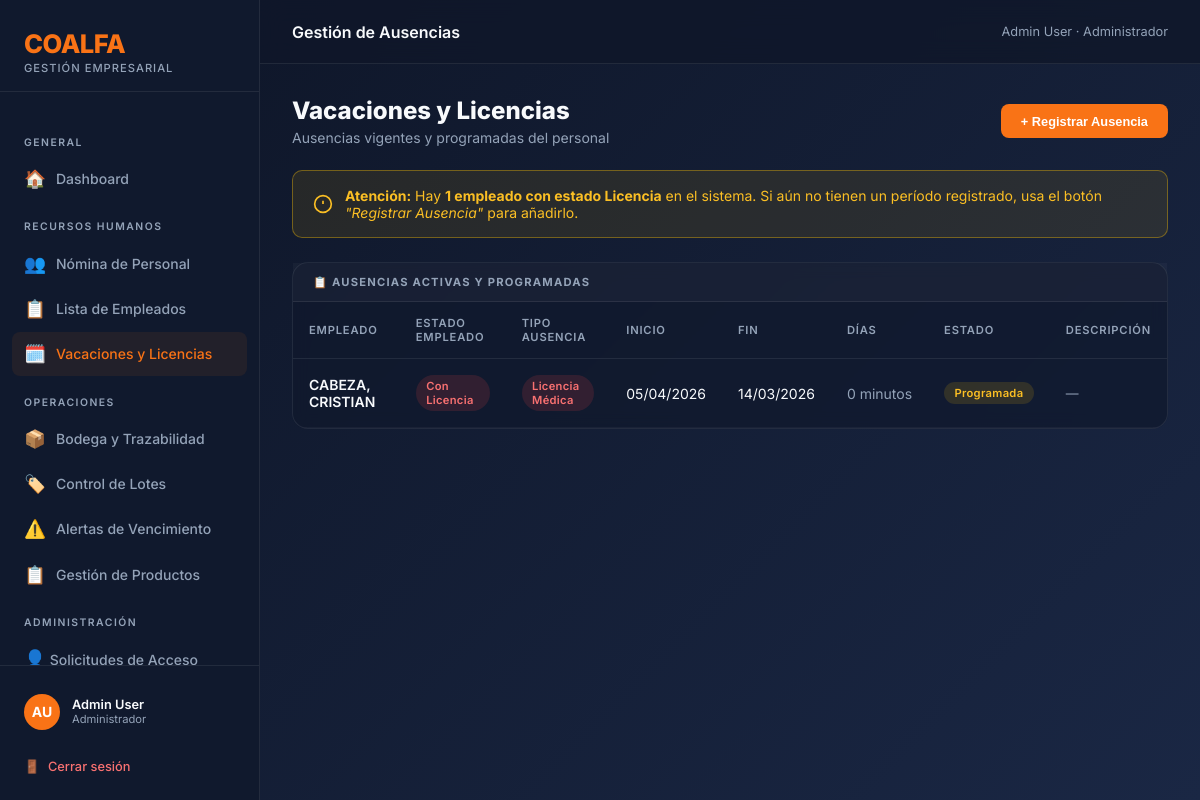
The page /rrhh/ausencias/ (signed in) on the database its author committed.
### coalfa/models.py (models this page shows, shortened)
class Usuario(AbstractBaseUser, PermissionsMixin):
    ROL_CHOICES = [
        ("ADMIN", "Administrador"),
        ("RRHH", "Recursos Humanos"),
        ("OPERACIONAL", "Operacional"),
    ]
    rut = models.CharField(max_length=12, unique=True, verbose_name="RUT")
    nombre = models.CharField(max_length=60, verbose_name="Nombre")
    apellido = models.CharField(max_length=60, verbose_name="Apellido")
    rol = models.CharField(max_length=15, choices=ROL_CHOICES, default="RRHH", verbose_name="Rol")
    is_active = models.BooleanField(default=True, verbose_name="Activo")
    is_staff = models.BooleanField(default=False, verbose_name="Es staff")
    solicitud_pendiente = models.BooleanField(default=False, verbose_name="Solicitud pendiente de aprobación")
    date_joined = models.DateTimeField(default=timezone.now, verbose_name="Fecha de registro")
    USERNAME_FIELD = "rut"
    REQUIRED_FIELDS = ["nombre", "apellido"]
    objects = UsuarioManager()
    def get_full_name(self):
        return f"{self.nombre} {self.apellido}"
    class Meta:
        verbose_name = "Usuario"
        verbose_name_plural = "Usuarios"

### rrhh/models.py (models this page shows, shortened)
class PeriodoAusencia(models.Model):
    TIPO_CHOICES = [
        ("VACACIONES", "Vacaciones"),
        ("LICENCIA_MEDICA", "Licencia Médica"),
        ("LICENCIA_MATERNIDAD", "Licencia Maternal"),
    ]
    empleado = models.ForeignKey(Empleado, on_delete=models.CASCADE, related_name="ausencias")
    tipo = models.CharField(max_length=25, choices=TIPO_CHOICES)
    fecha_inicio = models.DateField()
    fecha_fin = models.DateField()
    descripcion = models.TextField(blank=True)
    class Meta:
        verbose_name = "Período de Ausencia"
        verbose_name_plural = "Períodos de Ausencia"
        ordering = ["-fecha_inicio"]

class Empleado(models.Model):
    ESTADO_CHOICES = [
        ("ACTIVO", "Activo"),
        ("VACACIONES", "En Vacaciones"),
        ("LICENCIA", "Con Licencia"),
        ("FINIQUITADO", "Finiquitado"),
    ]
    AREA_CHOICES = [
        ("BODEGA", "Bodega"),
        ("COCINA", "Cocina"),
        ("REPOSTERIA", "Repostería"),
        ("LINEA", "Línea"),
        ("ADMINISTRACION", "Administración"),
        ("RRHH", "Recursos Humanos"),
        ("OTRO", "Otro"),
    ]
    nombre = models.CharField(max_length=100)
    apellido = models.CharField(max_length=100)
    rut = models.CharField(max_length=12, unique=True)
    cargo = models.CharField(max_length=100)
    area = models.CharField(max_length=20, choices=AREA_CHOICES, default="OTRO")
    email = models.EmailField(blank=True, null=True)
    telefono = models.CharField(max_length=20, blank=True, null=True)
    estado = models.CharField(max_length=15, choices=ESTADO_CHOICES, default="ACTIVO")
    fecha_ingreso = models.DateField(null=True, blank=True)
    fecha_nacimiento = models.DateField(null=True, blank=True)
    nacionalidad = models.CharField(max_length=50, blank=True)
    direccion = models.CharField(max_length=255, blank=True)
    estado_civil = models.CharField(max_length=20, blank=True)
    fecha_contrato = models.DateField(null=True, blank=True)
    anexo_1 = models.DateField(null=True, blank=True)
    anexo_2 = models.DateField(null=True, blank=True)
    turno = models.CharField(max_length=50, blank=True)
    horario = models.CharField(max_length=100, blank=True)
    emergencia_nombre = models.CharField(max_length=100, blank=True)
    emergencia_telefono = models.CharField(max_length=20, blank=True)
    observaciones = models.TextField(blank=True)
    foto = models.ImageField(upload_to="empleados/fotos/", blank=True, null=True)
    def __str__(self):
        return f"{self.apellido}, {self.nombre} ({self.rut})"
    class Meta:
        verbose_name = "Empleado"
        verbose_name_plural = "Empleados"
        ordering = ["apellido", "nombre"]

### rrhh/views.py (the view)
# urls.py: path("ausencias/", views.lista_ausencias, name="rrhh_ausencias"),
@rrhh_required
def lista_ausencias(request):
    hoy = datetime.date.today()
    ausencias = PeriodoAusencia.objects.filter(fecha_fin__gte=hoy).order_by("fecha_fin")
    ausencias_historial = PeriodoAusencia.objects.filter(
        fecha_fin__lt=hoy,
        fecha_inicio__year=hoy.year,
        fecha_inicio__month=hoy.month
    ).order_by("-fecha_inicio")[:20]
    from .forms import AusenciaForm
    ausencia_form = AusenciaForm()
    if request.method == "POST" and "registrar_ausencia" in request.POST:
        ausencia_form = AusenciaForm(request.POST)
        if ausencia_form.is_valid():
            ausencia_form.save()
            messages.success(request, "✅ Ausencia registrada correctamente.")
            return redirect("rrhh_ausencias")
    emp_en_licencia = Empleado.objects.filter(estado="LICENCIA").count()
    emp_en_vacaciones = Empleado.objects.filter(estado="VACACIONES").count()
    return render(request, "rrhh/ausencias.html", {
        "ausencias": ausencias,
        "ausencias_historial": ausencias_historial,
        "hoy": hoy,
        "ausencia_form": ausencia_form,
        "empleados": Empleado.objects.exclude(estado="FINIQUITADO").order_by("apellido", "nombre"),
        "show_modal": request.method == "POST" and "registrar_ausencia" in request.POST,
        "emp_en_licencia": emp_en_licencia,
        "emp_en_vacaciones": emp_en_vacaciones,
    })

### coalfa/context_processors.py (called while the page is built)
def solicitudes_pendientes(request):
    if request.user.is_authenticated and getattr(request.user, 'rol', None) == 'ADMIN':
        count = Usuario.objects.filter(solicitud_pendiente=True).count()
        return {'solicitudes_count': count}
    return {}

### rrhh/templates/rrhh/ausencias.html (shortened to what this page needs)
{% extends 'base.html' %}
{% block topbar_title %}Gestión de Ausencias{% endblock %}
{% block nav_ausencias %}active{% endblock %}
{% block content %}
<div style="display:flex;justify-content:space-between;align-items:center;margin-bottom:1.5rem;">
    <div>
        <h1 class="page-title">Vacaciones y Licencias</h1>
        <p class="page-subtitle" style="margin-bottom:0;">Ausencias vigentes y programadas del personal</p>
    </div>
    <button onclick="openModal('modalAusencia')" class="btn btn-primary">+ Registrar Ausencia</button>
</div>
{% if emp_en_licencia > 0 or emp_en_vacaciones > 0 %}
<div class="info-banner">
    <svg width="20" height="20" viewBox="0 0 24 24" fill="none" stroke="currentColor" stroke-width="2">
        <circle cx="12" cy="12" r="10"/>
        <line x1="12" y1="8" x2="12" y2="12"/><line x1="12" y1="16" x2="12.01" y2="16"/>
    </svg>
    <div>
        <strong>Atención:</strong>
        Hay
        {% if emp_en_licencia > 0 %}<strong>{{ emp_en_licencia }} empleado{{ emp_en_licencia|pluralize:"s" }} con estado Licencia</strong>{% endif %}
        en el sistema. Si aún no tienen un período registrado, usa el botón <em>"Registrar Ausencia"</em> para añadirlo.
    </div>
</div>
{% endif %}
<div class="card" style="padding:0;">
    {% if ausencias %}
    <div class="section-label">📋 Ausencias Activas y Programadas</div>
    <div class="table-wrap">
        <table>
            <thead>
                <tr>
                    <th>Empleado</th>
                    <th>Estado Empleado</th>
                    <th>Tipo Ausencia</th>
                    <th>Inicio</th>
                    <th>Fin</th>
                    <th>Días</th>
                    <th>Estado</th>
                    <th>Descripción</th>
                </tr>
            </thead>
            <tbody>
                {% for a in ausencias %}
                <tr>
                    <td style="font-weight:600;">{{ a.empleado.apellido }}, {{ a.empleado.nombre }}</td>
                    <td>
                        <span class="badge badge-{{ a.empleado.estado|lower }}">
                            {{ a.empleado.get_estado_display }}
                        </span>
                    </td>
                    <td>
                        <span class="badge {% if a.tipo == 'VACACIONES' %}badge-vacaciones{% else %}badge-licencia{% endif %}">
                            {{ a.get_tipo_display }}
                        </span>
                    </td>
                    <td>{{ a.fecha_inicio|date:"d/m/Y" }}</td>
                    <td>{{ a.fecha_fin|date:"d/m/Y" }}</td>
                    <td style="color:var(--text-muted);">
                        {% with dias=a.fecha_fin|timeuntil:a.fecha_inicio %}
                        {{ a.fecha_inicio|timesince:a.fecha_fin }}
                        {% endwith %}
                    </td>
                    <td>
                        {% if a.fecha_inicio <= hoy and a.fecha_fin >= hoy %}
                            <span class="badge badge-activo">En curso</span>
                        {% else %}
                            <span class="badge badge-vacaciones">Programada</span>
                        {% endif %}
                    </td>
                    <td style="color:var(--text-muted);font-size:0.8rem;">{{ a.descripcion|default:"—" }}</td>
                </tr>
                {% endfor %}
            </tbody>
        </table>
    </div>
    {% endif %}
</div>
{% endblock %}

### templates/base.html (shortened to what this page needs)
<!DOCTYPE html>
<html lang="es">
<head>
</head>
<body>
    <div class="sidebar">
        <div class="sidebar-brand">
            <div class="logo-text">COALFA</div>
            <div class="logo-sub">Gestión Empresarial</div>
        </div>
        <nav class="sidebar-nav">
            <div class="nav-section-label">General</div>
            <a href="{% url 'dashboard' %}" class="nav-item {% block nav_home %}{% endblock %}">
                <span class="icon">🏠</span> Dashboard
            </a>
            {% if user.rol == 'RRHH' or user.rol == 'ADMIN' %}
            <div class="nav-section-label">Recursos Humanos</div>
            <a href="{% url 'rrhh_dashboard' %}" class="nav-item {% block nav_rrhh %}{% endblock %}">
                <span class="icon">👥</span> Nómina de Personal
            </a>
            <a href="{% url 'rrhh_lista_empleados' %}" class="nav-item {% block nav_empleados %}{% endblock %}">
                <span class="icon">📋</span> Lista de Empleados
            </a>
            <a href="{% url 'rrhh_ausencias' %}" class="nav-item {% block nav_ausencias %}{% endblock %}">
                <span class="icon">🗓️</span> Vacaciones y Licencias
            </a>
            {% endif %}
            {% if user.rol == 'OPERACIONAL' or user.rol == 'ADMIN' %}
            <div class="nav-section-label">Operaciones</div>
            <a href="{% url 'inventario_dashboard' %}" class="nav-item {% block nav_inventario %}{% endblock %}">
                <span class="icon">📦</span> Bodega y Trazabilidad
            </a>
            <a href="{% url 'inventario_lista_lotes' %}" class="nav-item {% block nav_lotes %}{% endblock %}">
                <span class="icon">🏷️</span> Control de Lotes
            </a>
            <a href="{% url 'inventario_alertas' %}" class="nav-item {% block nav_alertas %}{% endblock %}">
                <span class="icon">⚠️</span> Alertas de Vencimiento
            </a>
            <a href="{% url 'inventario_lista_productos' %}" class="nav-item {% block nav_productos %}{% endblock %}">
                <span class="icon">📋</span> Gestión de Productos
            </a>
            {% endif %}
            {% if user.rol == 'ADMIN' %}
            <div class="nav-section-label">Administración</div>
            <a href="{% url 'admin_solicitudes' %}" class="nav-item" style="display:flex;align-items:center;justify-content:space-between;">
                <span><span class="icon">👤</span> Solicitudes de Acceso</span>
            </a>
            {% endif %}
        </nav>
        <div class="sidebar-footer">
            <div class="user-info">
                <div class="user-avatar">{{ user.nombre|first }}{{ user.apellido|first }}</div>
                <div>
                    <div class="user-name">{{ user.get_full_name }}</div>
                    <div class="user-role">{{ user.get_rol_display }}</div>
                </div>
            </div>
            <a href="{% url 'logout' %}" class="btn-logout">
                <span>🚪</span> Cerrar sesión
            </a>
        </div>
    </div>
    <div class="main-wrapper">
        <div class="topbar">
            <div class="topbar-title">{% block topbar_title %}Dashboard{% endblock %}</div>
            <div class="topbar-breadcrumb">{{ user.get_full_name }} · {{ user.get_rol_display }}</div>
        </div>
        <div class="page-content">
            {% block content %}{% endblock %}
        </div>
    </div>
</body>
</html>

### rows shown on the page
Usuario: nombre|first "A", apellido|first "U", get_full_name "Admin User", rol "Administrador"
PeriodoAusencia: empleado.apellido "CABEZA", empleado.nombre "CRISTIAN", empleado.estado "Con Licencia", tipo "Licencia Médica", fecha_inicio "05/04/2026", fecha_fin "14/03/2026", fecha_inicio "0 minutos", shows "Programada", descripcion "—"

### other values the page prints
{{ emp_en_licencia }} "1"
